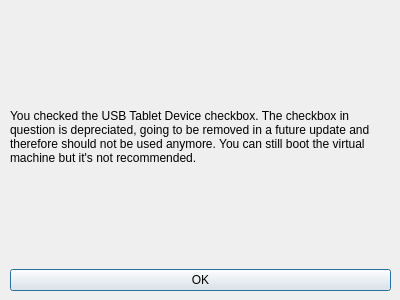
<?xml version="1.0" encoding="UTF-8"?>
<ui version="4.0">
 <class>Dialog</class>
 <widget class="QDialog" name="Dialog">
  <property name="geometry">
   <rect>
    <x>0</x>
    <y>0</y>
    <width>400</width>
    <height>300</height>
   </rect>
  </property>
  <property name="windowTitle">
   <string>Dialog</string>
  </property>
  <property name="locale">
   <locale language="English" country="UnitedStates"/>
  </property>
  <widget class="QWidget" name="gridLayoutWidget">
   <property name="geometry">
    <rect>
     <x>10</x>
     <y>10</y>
     <width>381</width>
     <height>281</height>
    </rect>
   </property>
   <layout class="QGridLayout" name="gridLayout">
    <item row="1" column="0">
     <widget class="QPushButton" name="pushButton">
      <property name="text">
       <string>OK</string>
      </property>
     </widget>
    </item>
    <item row="0" column="0">
     <widget class="QLabel" name="label">
      <property name="text">
       <string>You checked the USB Tablet Device checkbox. The checkbox in question is depreciated, going to be removed in a future update and therefore should not be used anymore. You can still boot the virtual machine but it's not recommended.</string>
      </property>
      <property name="wordWrap">
       <bool>true</bool>
      </property>
     </widget>
    </item>
   </layout>
  </widget>
 </widget>
 <resources/>
 <connections/>
</ui>
